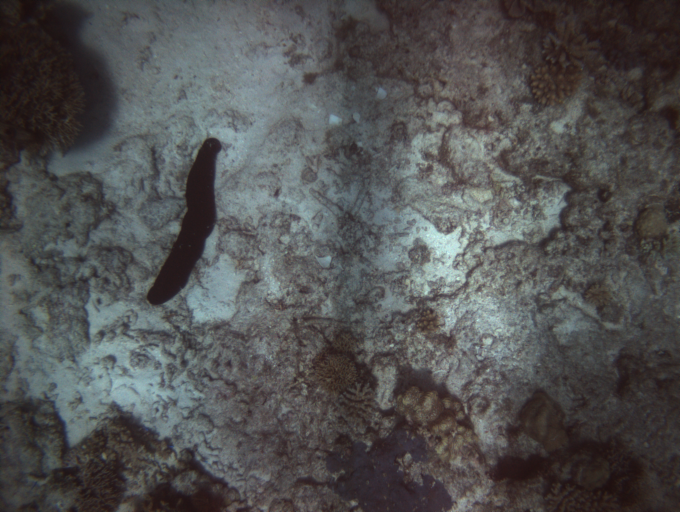
#> input picture assignment2_stereodata/assignment2_stereodata/images_left/PR_20160120_001214_619_LC16.png, 1360 x 1024 px, given in place of apples.jpg, which was not available (shown at 1/2 size)
$ jupyter execute --allow-errors AMME5710_week6_tutorial.ipynb   (shell and % lines are left out)   (text cells are left out)
#> lines starting #> are read from the running program, lines starting #| are printed output that depends on the picture; pictures that were not available may be replaced by others from this repository, and a replacement may not be noted
[cell 1]
# Import required modules
import cv2
import numpy as np
from matplotlib import pyplot as plt

[cell 2]
# Load image
img = cv2.imread('example_images_week6/apples.jpg')
#> img is the input picture: shape (1024, 1360, 3); mean B, G, R 81.6, 81.6, 81.6

# Convert image pixel data (RGB) into 2D array
pixel_data = np.float32(img.reshape((-1,3)))

# K-means clustering
K = 3
criteria = (cv2.TERM_CRITERIA_EPS+cv2.TERM_CRITERIA_MAX_ITER, 10, 1.0)
(ret,labels,centers) = cv2.kmeans(pixel_data,K,None,criteria,10,cv2.KMEANS_RANDOM_CENTERS)
#> ret = 875894613.7; centers = [[88.12, 87.89, 86.87], [44.65, 44.75, 52.71], [135.3, 135.6, 123.2]]

# Reshape to create image with cluster IDs
label_img = labels.reshape((img.shape[:2]))
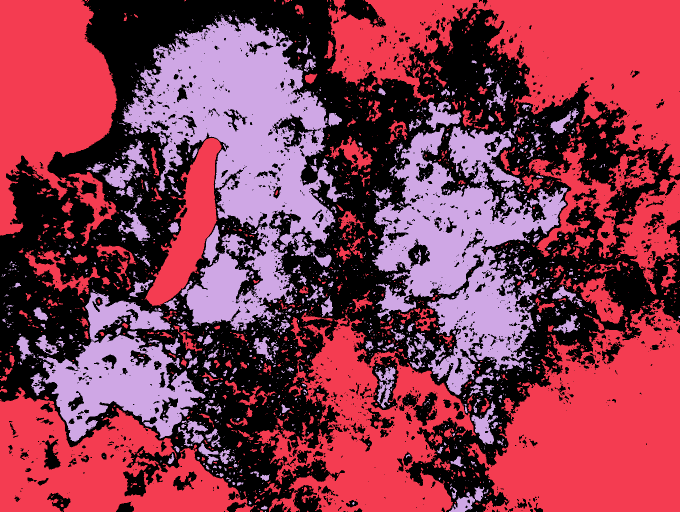
#> label_img: shape (1024, 1360) int32 (shown at 1/2 size); 3 distinct labels, from 0 to 2; one colour per label, 0 black

# Create image where colours correspond to the cluster center values (RGB) of corresponding cluster
centers = np.uint8(centers)
#> centers = [[88, 87, 86], [44, 44, 52], [135, 135, 123]]
label_img2 = centers[labels.flatten()].reshape((img.shape))
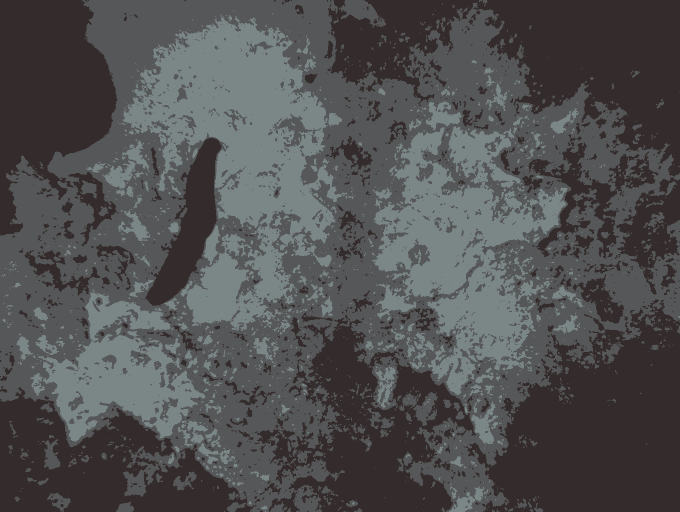
#> label_img2: shape (1024, 1360, 3) (shown at 1/2 size); mean B, G, R 81.2, 80.8, 80.9

plt.subplot(121)
plt.imshow(label_img) # apply standard colourmap to label numbers
plt.xlabel('Clustered Pixels')

plt.subplot(122)
plt.imshow(cv2.cvtColor(label_img2, cv2.COLOR_BGR2RGB))
plt.xlabel('Clusters (coloured by cluster centres)')

plt.show()
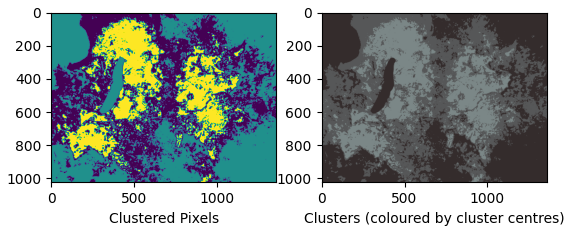
#> figure drawn by matplotlib, 2 panels

[cell 3]
# Load example image (chata.jpg)
img = cv2.imread('example_images_week6/chata.jpg')
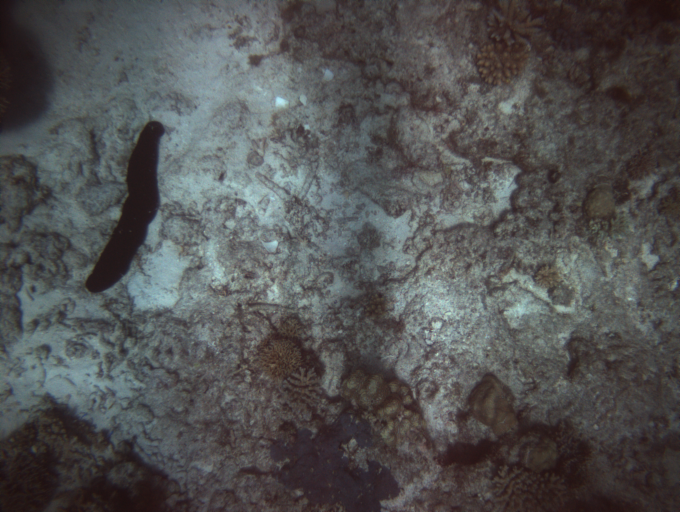
#> input picture assignment2_stereodata/assignment2_stereodata/images_left/PR_20160120_001215_120_LC16.png, 1360 x 1024 px, given in place of chata.jpg, which was not available (shown at 1/2 size)
#> img is the input picture: shape (1024, 1360, 3); mean B, G, R 81.6, 81.6, 81.6
img = cv2.cvtColor(img, cv2.COLOR_BGR2RGB)
img = cv2.resize(img, (0,0), fx=0.5, fy=0.5) # re-size by 50% for performance
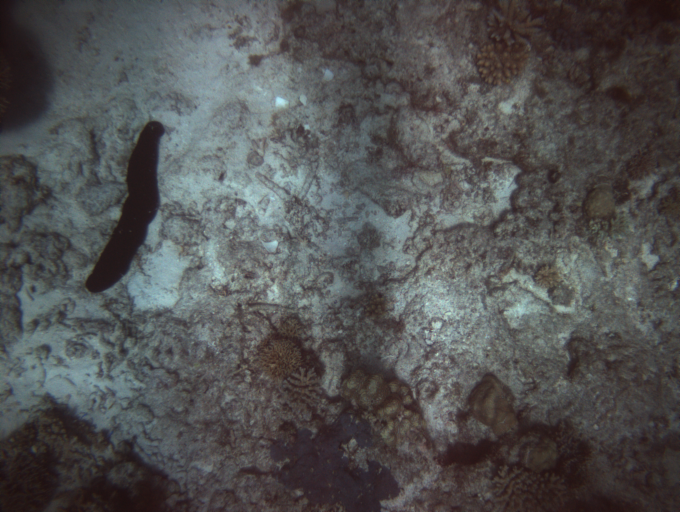
#> img: shape (512, 680, 3); mean R, G, B 81.7, 81.7, 81.7

# Load pre-drawn mask
mask = cv2.imread('example_images_week6/chata_mask001.png',cv2.IMREAD_GRAYSCALE) # pre-scalled
#> mask: shape (1024, 1360); min 16, max 236, mean 81.1
mask[mask==0] = cv2.GC_BGD # definite/labelled background (0)
mask[mask==64] = cv2.GC_FGD # definite/labelled foreground (1)
mask[mask==128] = cv2.GC_PR_BGD # possible background (2)
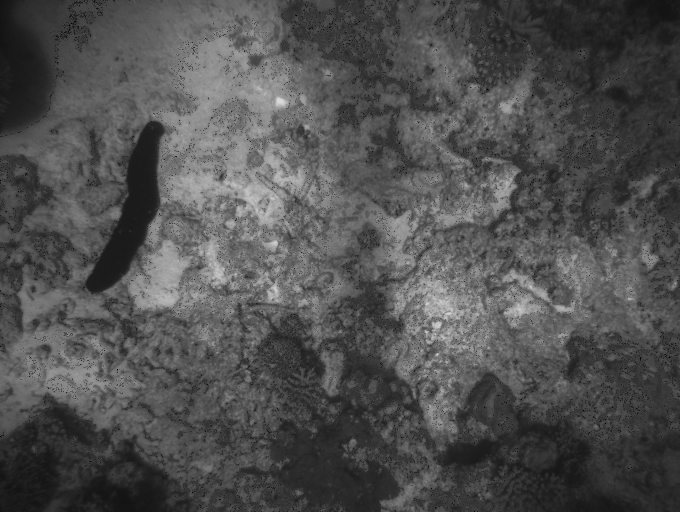
#> mask: shape (1024, 1360) (shown at 1/2 size); min 1, max 236, mean 79.9
mask[mask==255] = cv2.GC_PR_FGD # possible foreground (3)

# render mask value over image
img2 = img.copy()
#> (the rest of this cell did not finish here and is left out)

#> (a cell that did not finish here is left out)

[cell 5]
# Load better pre-drawn mask
mask = cv2.imread('example_images_week6/chata_mask002.png',cv2.IMREAD_GRAYSCALE) # pre-scalled
#> (the rest of this cell did not finish here and is left out)

#> (a cell that did not finish here is left out)

[cell 7]
# Write your code here, or in a separate python script
def K_clustered_segmentation(img, K, spatial_layer=False, spatial_weight=0.1):
    # Convert image pixel data (RGB) into 2D array
    if spatial_layer:
        # Add spatial information to pixel data
        h, w, c = img.shape
        x_coords, y_coords = np.meshgrid(np.arange(w), np.arange(h))
        x_coords = x_coords * spatial_weight  # Apply weight to spatial information
        y_coords = y_coords * spatial_weight  # Apply weight to spatial information
        spatial_data = np.stack((x_coords, y_coords), axis=-1).reshape(-1, 2)
        pixel_data = np.float32(np.concatenate((img.reshape((-1, 3)), spatial_data), axis=1))
    else:
        pixel_data = np.float32(img.reshape((-1,3)))

    # K-means clustering
    criteria = (cv2.TERM_CRITERIA_EPS+cv2.TERM_CRITERIA_MAX_ITER, 10, 1.0)
    (ret,labels,centers) = cv2.kmeans(pixel_data,K,None,criteria,10,cv2.KMEANS_RANDOM_CENTERS)

    # Reshape to create image with cluster IDs
    label_img = labels.reshape((img.shape[:2]))

    # Create image where colours correspond to the cluster center values (RGB) of corresponding cluster
    centers = np.uint8(centers)
    if spatial_layer:
        centers = centers[:, :3]  # Only take the RGB values for coloring
    label_img2 = centers[labels.flatten()].reshape((img.shape))
    #label_img2 = cv2.cvtColor(label_img2, cv2.COLOR_HSV2RGB)

    return label_img, label_img2, pixel_data, labels

# Load image
img = cv2.imread('example_images_week6/bird.png')
#> (the rest of this cell did not finish here and is left out)

[cell 8]
# Write your code here, or in a separate python script
mitch_img = cv2.imread('example_images_week6/webcam_mitch.png')
mitch_mask = cv2.imread('label_mask.png',cv2.IMREAD_GRAYSCALE) # pre-scalled
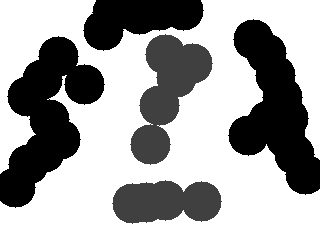
#> input picture label_mask.png, 320 x 228 px
#> mitch_mask is the input picture: shape (228, 320); min 0, max 255, mean 157.4
#> (the rest of this cell did not finish here and is left out)
